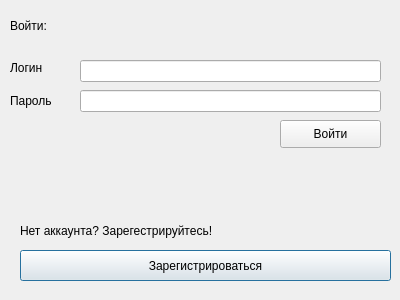
<?xml version="1.0" encoding="UTF-8"?>
<ui version="4.0">
 <class>Dialog</class>
 <widget class="QDialog" name="Dialog">
  <property name="geometry">
   <rect>
    <x>0</x>
    <y>0</y>
    <width>400</width>
    <height>300</height>
   </rect>
  </property>
  <property name="windowTitle">
   <string>Dialog</string>
  </property>
  <widget class="QLabel" name="label">
   <property name="geometry">
    <rect>
     <x>10</x>
     <y>10</y>
     <width>101</width>
     <height>31</height>
    </rect>
   </property>
   <property name="styleSheet">
    <string notr="true">font: 16pt &quot;MS Shell Dlg 2&quot;;</string>
   </property>
   <property name="midLineWidth">
    <number>0</number>
   </property>
   <property name="text">
    <string>Войти:</string>
   </property>
  </widget>
  <widget class="QLineEdit" name="lineEdit">
   <property name="geometry">
    <rect>
     <x>80</x>
     <y>60</y>
     <width>301</width>
     <height>22</height>
    </rect>
   </property>
  </widget>
  <widget class="QLabel" name="label_2">
   <property name="geometry">
    <rect>
     <x>10</x>
     <y>60</y>
     <width>51</width>
     <height>16</height>
    </rect>
   </property>
   <property name="styleSheet">
    <string notr="true">font: 11pt &quot;MS Shell Dlg 2&quot;;</string>
   </property>
   <property name="text">
    <string>Логин</string>
   </property>
  </widget>
  <widget class="QLineEdit" name="lineEdit_2">
   <property name="geometry">
    <rect>
     <x>80</x>
     <y>90</y>
     <width>301</width>
     <height>22</height>
    </rect>
   </property>
   <property name="text">
    <string/>
   </property>
  </widget>
  <widget class="QLabel" name="label_3">
   <property name="geometry">
    <rect>
     <x>10</x>
     <y>90</y>
     <width>71</width>
     <height>21</height>
    </rect>
   </property>
   <property name="styleSheet">
    <string notr="true">font: 11pt &quot;MS Shell Dlg 2&quot;;</string>
   </property>
   <property name="text">
    <string>Пароль</string>
   </property>
  </widget>
  <widget class="QPushButton" name="pushButton">
   <property name="geometry">
    <rect>
     <x>20</x>
     <y>250</y>
     <width>371</width>
     <height>31</height>
    </rect>
   </property>
   <property name="text">
    <string>Зарегистрироваться</string>
   </property>
  </widget>
  <widget class="QLabel" name="label_4">
   <property name="geometry">
    <rect>
     <x>20</x>
     <y>220</y>
     <width>341</width>
     <height>21</height>
    </rect>
   </property>
   <property name="styleSheet">
    <string notr="true">font: 10pt &quot;MS Shell Dlg 2&quot;;</string>
   </property>
   <property name="text">
    <string>Нет аккаунта? Зарегестрируйтесь!</string>
   </property>
  </widget>
  <widget class="QPushButton" name="pushButton_2">
   <property name="geometry">
    <rect>
     <x>280</x>
     <y>120</y>
     <width>101</width>
     <height>28</height>
    </rect>
   </property>
   <property name="text">
    <string>Войти</string>
   </property>
  </widget>
  <widget class="QLabel" name="label_5">
   <property name="geometry">
    <rect>
     <x>10</x>
     <y>120</y>
     <width>261</width>
     <height>31</height>
    </rect>
   </property>
   <property name="text">
    <string>ㅤ</string>
   </property>
  </widget>
 </widget>
 <resources/>
 <connections/>
</ui>
